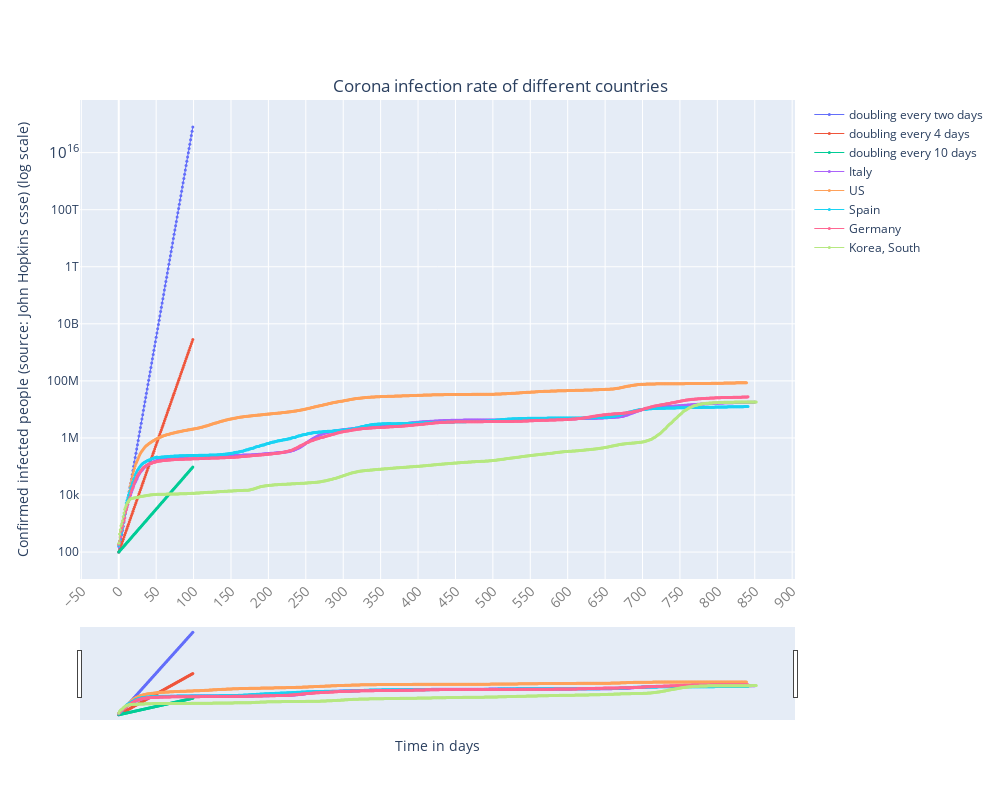

This figure's notebook cell:
### Code cell
quick_plot(pd_sync_timelines_w_slope.day,
           pd_sync_timelines_w_slope.iloc[:,1:9],
           y_scale='log',
           slider=True,
           xname = 'Time in days',
           yname = 'Confirmed infected people (source: John Hopkins csse) (log scale)',
           figname = 'Corona infection rate of different countries'           
          )

### Figure 1 — Plotly figure (JSON) as saved in the notebook; plotly's stock layout.template omitted (floating-point values rounded to 4 significant figures; data arrays with more than 128 entries replaced by an {"elided": "..."} marker saying what was removed)
{"data": [{"line": {"width": 1}, "marker": {"size": 3}, "mode": "markers+lines", "name": "doubling every two days", "type": "scatter", "x": {"elided": "853 int values"}, "y": {"elided": "853 float values"}}, {"line": {"width": 1}, "marker": {"size": 3}, "mode": "markers+lines", "name": "doubling every 4 days", "type": "scatter", "x": {"elided": "853 int values"}, "y": {"elided": "853 float values"}}, {"line": {"width": 1}, "marker": {"size": 3}, "mode": "markers+lines", "name": "doubling every 10 days", "type": "scatter", "x": {"elided": "853 int values"}, "y": {"elided": "853 float values"}}, {"line": {"width": 1}, "marker": {"size": 3}, "mode": "markers+lines", "name": "Italy", "type": "scatter", "x": {"elided": "853 int values"}, "y": {"elided": "853 int values"}}, {"line": {"width": 1}, "marker": {"size": 3}, "mode": "markers+lines", "name": "US", "type": "scatter", "x": {"elided": "853 int values"}, "y": {"elided": "853 int values"}}, {"line": {"width": 1}, "marker": {"size": 3}, "mode": "markers+lines", "name": "Spain", "type": "scatter", "x": {"elided": "853 int values"}, "y": {"elided": "853 int values"}}, {"line": {"width": 1}, "marker": {"size": 3}, "mode": "markers+lines", "name": "Germany", "type": "scatter", "x": {"elided": "853 int values"}, "y": {"elided": "853 int values"}}, {"line": {"width": 1}, "marker": {"size": 3}, "mode": "markers+lines", "name": "Korea, South", "type": "scatter", "x": {"elided": "853 int values"}, "y": {"elided": "853 int values"}}], "layout": {"height": 800, "title": {"text": "Corona infection rate of different countries", "x": 0.5, "xanchor": "center", "y": 0.9, "yanchor": "top"}, "width": 1000, "xaxis": {"nticks": 20, "rangeslider": {"visible": true}, "tickangle": -45, "tickfont": {"color": "#7f7f7f", "size": 14}, "title": {"text": "Time in days"}}, "yaxis": {"title": {"text": "Confirmed infected people (source: John Hopkins csse) (log scale)"}, "type": "log"}}}
